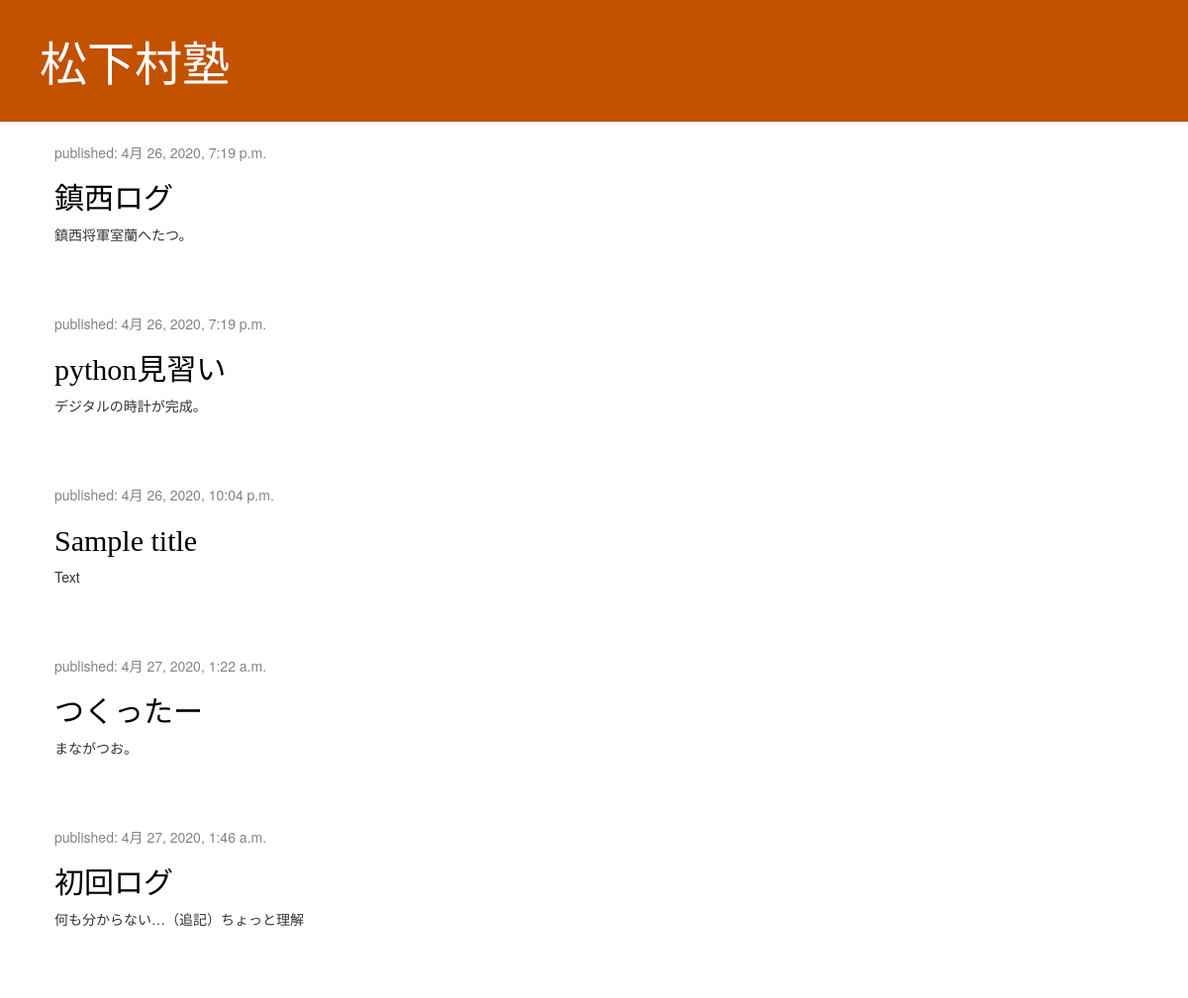
The app's page /, older data.
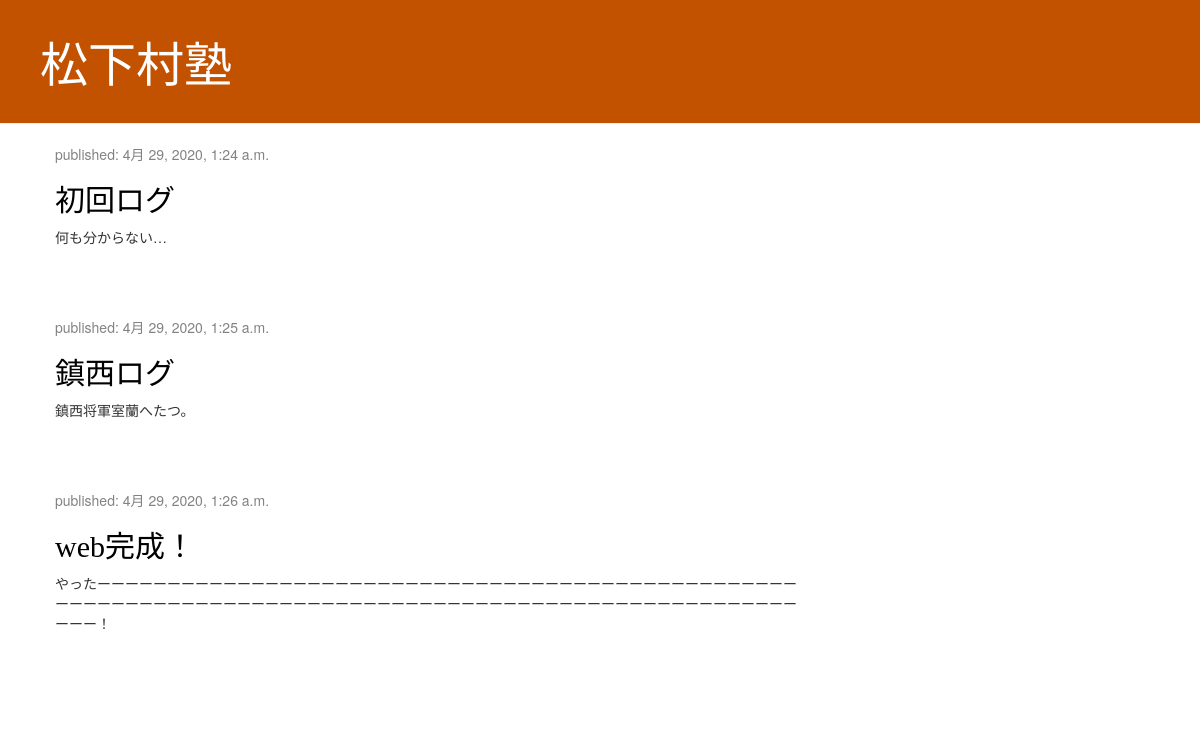
The same page, newer data.
### blog/models.py (models this page shows, shortened)
class Post(models.Model):
    author = models.ForeignKey(settings.AUTH_USER_MODEL, on_delete=models.CASCADE)
    title = models.CharField(max_length=200)
    text = models.TextField()
    created_dete = models.DateTimeField(default=timezone.now)
    published_date = models.DateTimeField(blank=True, null=True)

### blog/views.py (the view)
# urls.py: path('', views.post_list, name='post_list'),
def post_list(request):
    posts = Post.objects.filter(published_date__lte=timezone.now()).order_by('published_date')
    return render(request, 'blog/post_list.html', {'posts':posts})

### blog/templates/blog/post_list.html
{% extends 'blog/base.html' %}
{% block content %}
    {% for post in posts %}
        <div class="post">
             <div class="date">
                <p>published: {{ post.published_date }}</p>
            </div>
            <h2><a href="{% url 'post_detail' pk=post.pk %}">{{ post.title }}</a></h2>
            <p>{{ post.text|linebreaksbr }}</p>
        </div>
    {% endfor %}
{% endblock %}

### blog/templates/blog/base.html (shortened to what this page needs)
{% load static %}
<html>
    <head>
        <link href="//fontsgoogleapis.com/css?family=Lobster&subset=latin, latin-ext" rel="stylesheet" type="text/css">
        <link rel="stylesheet" href="//maxcdn.bootstrapcdn.com/bootstrap/3.2.0/css/bootstrap.min.css">
        <link rel="stylesheet" href="//maxcdn.bootstrapcdn.com/bootstrap/3.2.0/css/bootstrap-theme.min.css">
        <link rel="stylesheet" href="{% static 'css/blog.css' %}">
    </head>
    <body>
        <div class="page-header">
            <h1><a href="/">松下村塾</a></h1>
        </div>
        <div class="content container">
            <div class="row">
                <div class="col-md-8">
                {% block content %}
                {% endblock %}
                </div>
            </div>
        </div>
    </body>
</html>

### blog/static/css/blog.css (style rules this page uses)
.page-header { background-color: #C25100; margin-top: 0; padding: 20px 20px 20px 40px; }
.page-header h1, .page-header h1 a, .page-header h1 a:visited, .page-header h1 a:active { color: #ffffff; font-size: 36pt; text-decoration: none; }
.content { margin-left: 40px; }
h1, h2, h3, h4 { font-family: 'Lobster', cursive; }
.date { color: #828282; }
.post { margin-bottom: 70px; }
.post h2 a, .post h2 a:visited { color: #000000; }

Row changes from the older to the newer data that the page shows:
no longer on this page (row edited): Post: published_date "4月 26, 2020, 7:19 p.m.", title "python見習い", text "デジタルの時計が完成。"
removed Post: published_date "4月 26, 2020, 10:04 p.m.", title "Sample title", text "Text"
removed Post: published_date "4月 27, 2020, 1:22 a.m.", title "つくったー", text "まながつお。"
changed Post "初回ログ": published_date "4月 27, 2020, 1:46 a.m." → "4月 29, 2020, 1:24 a.m."; text "何も分からない…（追記）ちょっと理解" → "何も分からない…"; moves up the list
changed Post "鎮西ログ": published_date "4月 26, 2020, 7:19 p.m." → "4月 29, 2020, 1:25 a.m."
added Post: published_date "4月 29, 2020, 1:26 a.m.", title "web完成！", text "やったーーーーーーーーーーーーーーーーーーーーーーーーーーーーーーーーーーーーーーーーーーーーーーーーーーーーーーーーーーーーーーーーーーーーーーーーーーーーーーーーーーーーーーーーーーーーーーーーーーーーーーーーーー！"
